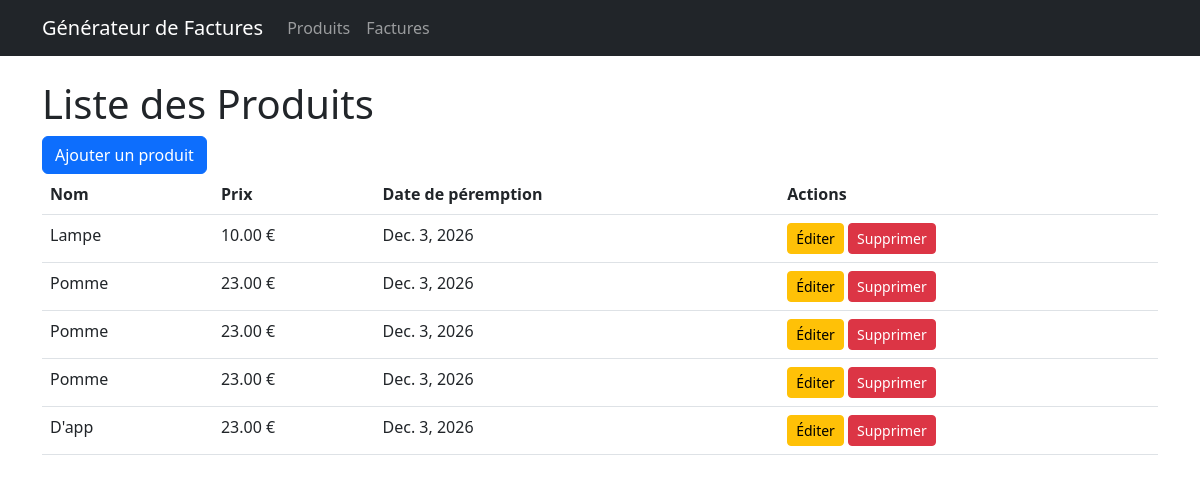
/products/, run on an earlier commit of the app's database.
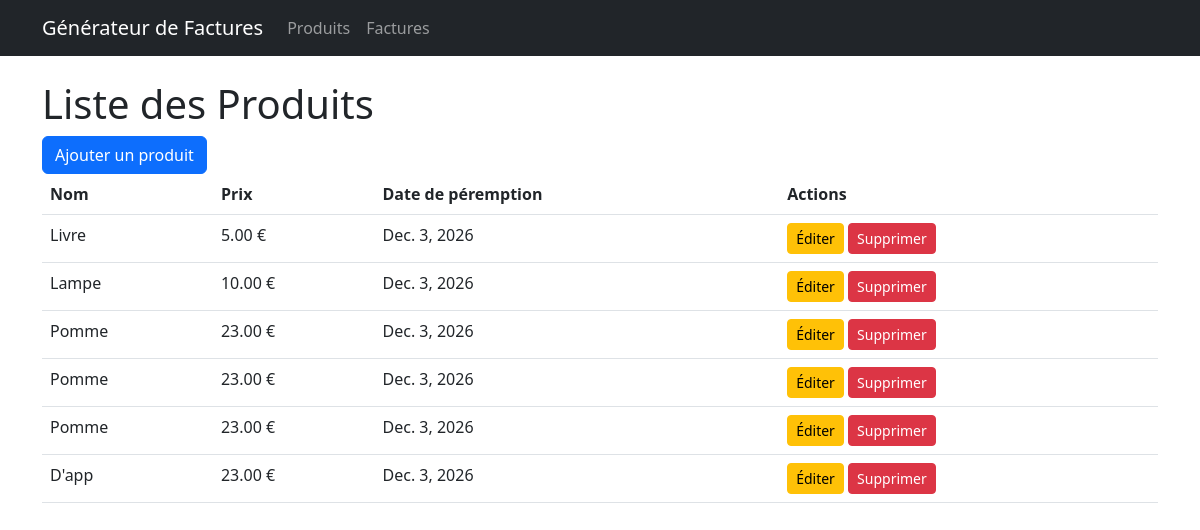
And on a later commit of the database.
### main/models.py (models this page shows, shortened)
class Product(models.Model):
    name = models.CharField(max_length=100)
    price = models.DecimalField(max_digits=10, decimal_places=2)
    expiration_date = models.DateField(null=True, blank=True)

### main/views.py (the view)
# urls.py: path('products/', views.ProductListView.as_view(), name='product-list'),
class ProductListView(ListView):
    model = Product
    template_name = 'main/product_list.django-html.html'
    context_object_name = 'products'
    paginate_by = 10
    def get_queryset(self):
        return Product.objects.order_by('-id')

### main/templates/main/product_list.django-html.html (shortened to what this page needs)
{% extends 'main/base.django-html.html' %}
{% block content %}
<h1>Liste des Produits</h1>
<a href="{% url 'main:product-add' %}" class="btn btn-primary">Ajouter un produit</a>
<table class="table">
    <thead>
        <tr>
            <th>Nom</th>
            <th>Prix</th>
            <th>Date de péremption</th>
            <th>Actions</th>
        </tr>
    </thead>
    <tbody>
        {% for product in products %}
        <tr>
            <td>{{ product.name }}</td>
            <td>{{ product.price }} €</td>
            <td>{{ product.expiration_date }}</td>
            <td>
                <a href="{% url 'main:product-edit' product.pk %}" class="btn btn-sm btn-warning">Éditer</a>
                <a href="{% url 'main:product-delete' product.pk %}" class="btn btn-sm btn-danger">Supprimer</a>
            </td>
        </tr>
        {% endfor %}
    </tbody>
</table>
{% endblock %}

### main/templates/main/base.django-html.html (shortened to what this page needs)
<!DOCTYPE html>
<html lang="fr">
<head>
    <link href="https://cdn.jsdelivr.net/npm/bootstrap@5.3.0/dist/css/bootstrap.min.css" rel="stylesheet">
    {% load static %}
    <link rel="stylesheet" href="{% static 'main/css/style.css' %}">
</head>
<body>
    <nav class="navbar navbar-expand-lg navbar-dark bg-dark mb-4">
        <div class="container">
            <a class="navbar-brand" href="{% url 'main:product-list' %}">Générateur de Factures</a>
            <div class="collapse navbar-collapse" id="navbarNav">
                <ul class="navbar-nav">
                    <li class="nav-item">
                        <a class="nav-link" href="{% url 'main:product-list' %}">Produits</a>
                    </li>
                    <li class="nav-item">
                        <a class="nav-link" href="{% url 'main:invoice-list' %}">Factures</a>
                    </li>
                </ul>
            </div>
        </div>
    </nav>
    <div class="container">
        {% block content %}{% endblock %}
    </div>
</body>
</html>

What changed in the data, as far as the page shows it:
added Product: name "Livre", price "5.00", expiration_date "Dec. 3, 2026"
